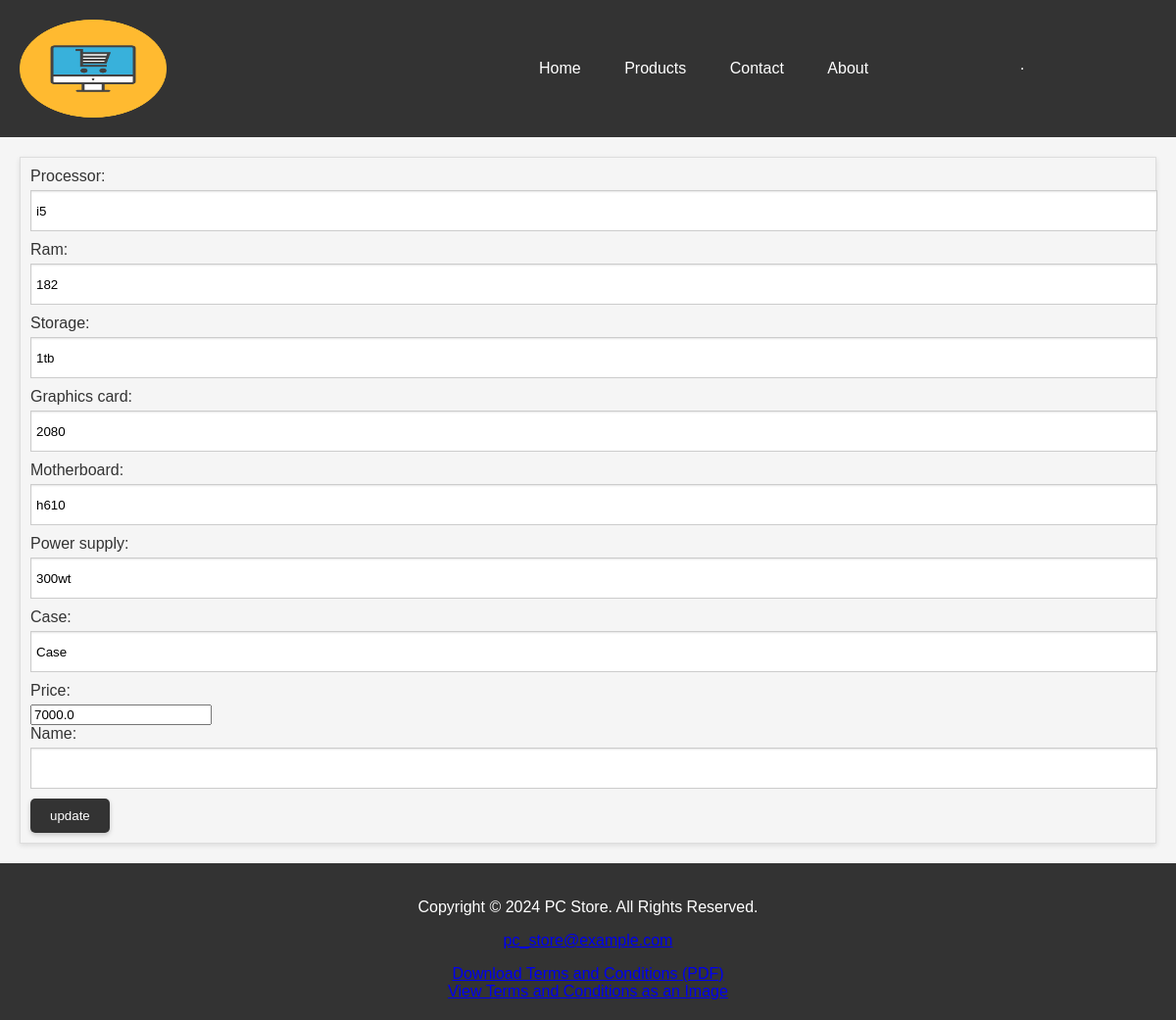
Page /update/4 on the committed database.
### apps/bookmodule/models.py (models this page shows)
class PCS(models.Model):
    id = models.BigAutoField(auto_created=True, primary_key=True, serialize=False, verbose_name='ID')
    Processor = models.CharField(max_length = 50)
    RAM = models.CharField(max_length = 50)
    Storage = models.CharField(max_length = 50)
    graphics_card = models.CharField(max_length = 50)
    Motherboard	 = models.CharField(max_length = 50)
    Power_Supply = models.CharField(max_length = 50)
    Case = models.CharField(max_length = 50)
    price = models.FloatField(default = 0.0)

### apps/bookmodule/views.py (the view)
# urls.py: path("update/<int:bId>", views.update_pc),
def update_pc(request,bId):
    obj = PCS.objects.get(id = bId)
    if request.method == 'POST':
        form = InputForm(request.POST, instance=obj)
        if form.is_valid():
            obj.save()
            return redirect('book', bId = obj.id )
    form = InputForm(instance=obj)
    return render(request, "bookmodule/update.html", {'form':form})

### apps/bookmodule/forms.py
class InputForm(forms.ModelForm):
    class Meta:
        model = PCS
        fields = "__all__"
    Processor = forms.CharField(max_length = 200)
    name = forms.CharField(max_length = 50)
    RAM = forms.CharField(max_length = 200)
    Storage = forms.CharField(max_length = 200)
    graphics_card = forms.CharField(max_length = 200)
    Motherboard = forms.CharField(max_length = 200)
    Power_Supply  = forms.CharField(max_length = 200)
    Case = forms.CharField(max_length = 200)
    price = forms.FloatField(min_value=0, max_value=10000)

### apps/templates/bookmodule/update.html (shortened to what this page needs)
{% extends "layouts/base.html" %}
{% block content %}
<form method="post">
    {{form}}
    <button type="submit">update</button>
    </form>
{% endblock content %}

### rows in the picture
PCS: Processor "i5", RAM "182", Storage "1tb", graphics_card "2080", Motherboard "h610", Power_Supply "300wt", Case "Case", price "7000.0"
